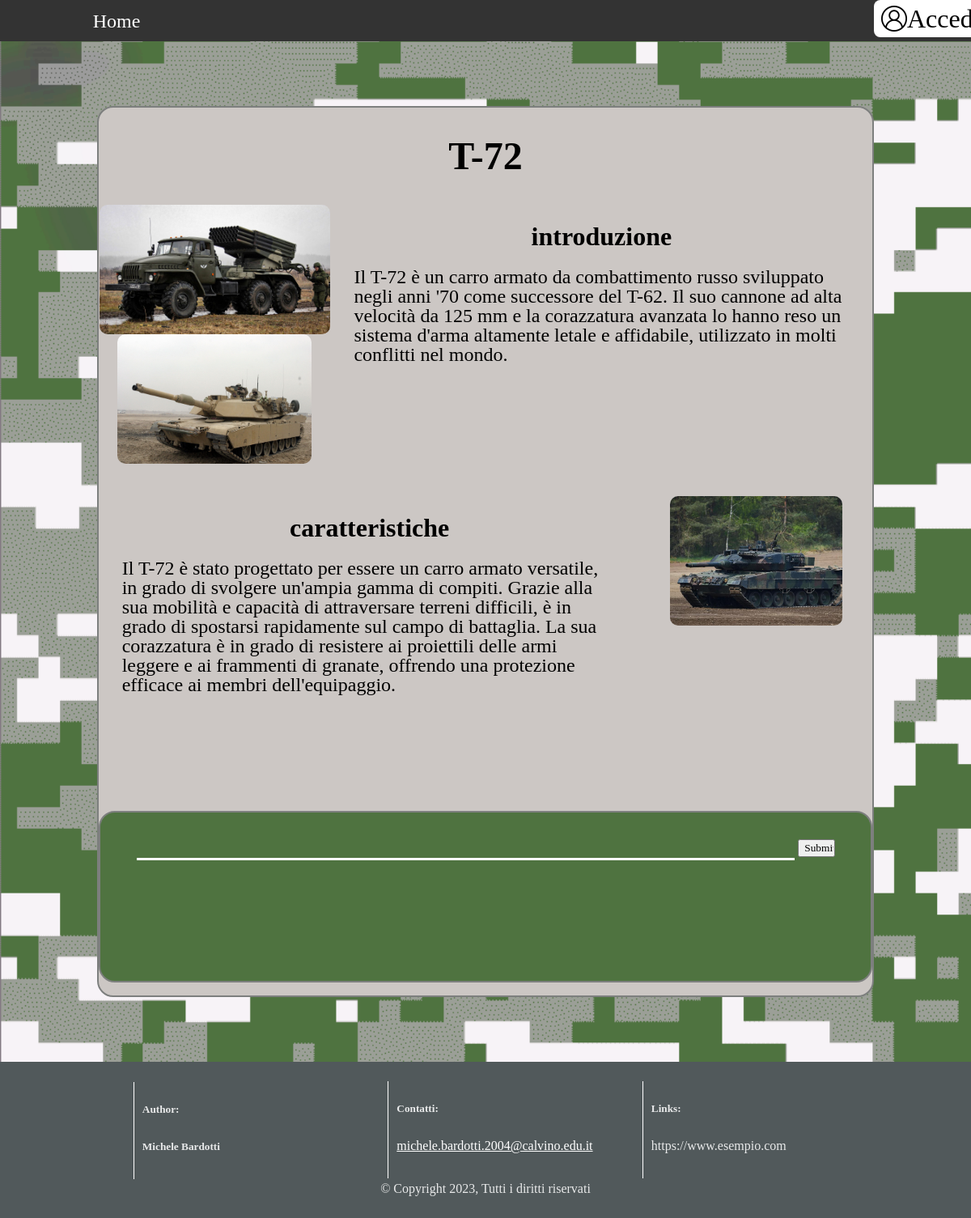
Screenshot of /articolo.php?id=6 with the database file from the repository.
### tables this page shows
CREATE TABLE articoli (
  id int(11) PRIMARY KEY NOT NULL AUTO_INCREMENT,
  titolo varchar(255) DEFAULT NULL,
  descrizione text DEFAULT NULL,
  giorno datetime DEFAULT NULL,
  logo int(11) DEFAULT -1,
  utente varchar(50) DEFAULT NULL,
  visualizzazioni int(11) DEFAULT 0,
  FOREIGN KEY (utente) REFERENCES utenti (username),
  FOREIGN KEY (logo) REFERENCES immagini (id)
);

CREATE TABLE paragrafi (
  id int(11) NOT NULL AUTO_INCREMENT,
  articolo int(11) NOT NULL,
  titolo varchar(255) DEFAULT NULL,
  contenuto text DEFAULT NULL,
  stile int DEFAULT 0,
  PRIMARY KEY (id, articolo),
  FOREIGN KEY (articolo) REFERENCES articoli (id)
);

### articolo.php (the view, shortened to what this page needs)
<?php
$id=$_GET["id"];
?>
<!DOCTYPE html>
<html lang="it">
    <head>
        <link rel="stylesheet" href="./css/common.css">
        <link rel="stylesheet" href="./css/articolo.css">
    </head>
    <body>
        <div id="root">
            <nav>
                <ul>
                    <li><a href="./index.php">Home</a></li>
                    <li id="logli">
                        <div id="loginBtn"
                        <?php
                        if(empty($_SESSION['user'])){
                        $t="window.location.replace('./login.php')";
                        echo 'onclick="'.$t.'"';
                        }
                        ?>
                        >
                            <img src="./img/account.png" alt="">
                            <?php
                            if(!empty($_SESSION['user'])){
                            echo '<p>'.$_SESSION["user"]."</p>";
                            }
                            else{
                            echo '<p>Accedi</p>';
                            }
                            ?>
                        </div>
                    </li>
                </ul>
            </nav>
            <div class="App">
                <div id='bodyArticolo'>
                    <div id='formArticolo'>
                        <article>
                            <?php
                            $pdo = new PDO("mysql:host=localhost; dbname=blog", "root", "");
                            $text = "SELECT * FROM articoli WHERE id = ?";
                            $query= $pdo->prepare($text);
                            $query->execute([$id]);
                            $articolo = $query->fetch();
                            $text = "SELECT * FROM paragrafi WHERE articolo = ?";
                            $query= $pdo->prepare($text);
                            $query->execute([$id]);
                            $paragrafi = $query->fetchAll();
                            $immagini=array();
                            $text = "SELECT nome, idParagrafo FROM immagini, immaginiDiParagrafi WHERE immagini.id = idImmagine AND idParagrafo = ? AND idArticolo = ?";
                            $query= $pdo->prepare($text);
                            foreach ($paragrafi as $value) {
                                $query->execute([$value['id'],$value['articolo']]);
                                $aus = $query->fetchAll();
                                foreach ($aus as $val) {
                                    array_push($immagini,$val);
                                }
                            }
                            ?>
                            <h3 id="h3formArticolo"><?php echo $articolo['titolo'];?></h3>
                            <?php
                            foreach ($paragrafi as $value) {
                                if($value['stile']==1){
                                    echo '<div class="notParagrafo">';
                                }
                                else{
                                    echo '<div class="paragrafo">';
                                }
                                if($immagini!=null){
                                    echo '<div class="immagini">';
                                    foreach ($immagini as $val) {
                                        if($value['id']==$val['idParagrafo']){
                                            echo '<div class="immagine"><img class="imgPar" src="./img/'.$val['nome'].'"></div>';
                                        }
                                    }
                                    echo '</div>';
                                }
                                echo '  <div id='.$value['id'].' class="paragrafoContent">
                                <h2 class="paragrafoTitle">'.$value['titolo'].'</h2>
                                <p class="paragrafoText">'.$value['contenuto'].'</p>
                                </div>';
                                echo '</div>';
                            }
                            ?>
                        </article>
                        <div id="formCommenti">
                            <form action="" onsubmit="return sendComment(this)" method="post" enctype="multipart/form-data">
                                <input id="inputCommento" type="text" name='content'></input>
                                <input id="send" type="submit">
                            </form>
                            <div id="commentZone">
                            ?></div>
                        </div>
                    </div>
                </div>
                <footer>
                    <div class="foot" id="crediti">
                        <h5>Author:</h5>
                        <h5>Michele Bardotti</h5>
                    </div>
                    <div class="foot" id="contatti">
                        <h5>Contatti:</h5><a href="mailto:michele.bardotti.2004@calvino.edu.it">michele.bardotti.2004@calvino.edu.it</a>
                    </div>
                    <div class="foot" id="links">
                        <h5>Links:</h5><a>https://www.esempio.com</a>
                    </div>
                    <div>© Copyright 2023, Tutti i diritti riservati</div>
                </footer>
            </div>
        </div>
    </body>
</html>

### css/common.css (style rules this page uses)
* { font-family: font; }
:root { font-family: font; font-size: 16px; line-height: 24px; font-weight: 400; color-scheme: light dark; color: rgba(255, 255, 255, 0.87); background-color: #242424; font-synthesis: none; text-rendering: optimizeLegibility; -webkit-font-smoothing: antialiased; -moz-osx-font-smoothing: grayscale; -webkit-text-size-adjust: 100%; }
#root { position:inherit; width: 100%; text-align: center; }
html { min-height: 100vh; }
body { place-items:initial; min-width: 320px; min-height: 100vh; margin:0; display: flex; flex-direction: column; background-image:url('../img/background1.png'); background-repeat: no-repeat; background-size: cover; }
nav { z-index: 999; position: sticky; top:0; }
ul { list-style-type: none; margin: 0; padding: 0; overflow: hidden; background-color: #333; }
li { width: 24%; float: left; }
#loginBtn { background-color: white; width: 100%; color: black; display: inline-flex; align-items: center; border-radius: 8px; border: 1px solid transparent; max-height: 4vh; padding: 0.5vw 1vh; font-size: 1em; font-weight: 500; font-family: inherit; cursor: pointer; transition: border-color 0.25s; }
#loginBtn img { max-height: 4vh; height: auto; }
#loginBtn p { text-align: center; font-size: 200%; margin:0; }
li a { font-size: 3vh; min-height: 3vh; padding: 1.7vh 1vw; display: block; color: white; text-align: center; text-decoration: none; transition: background-color 0.5s, color 0.5s; }
#logli { width: 10%; float: right; align-items: baseline; }
footer { margin-top: auto; padding: 2%; background-color: rgb(81, 89, 91); }
.foot { height: 15vh; width: 20%; display: inline-block; text-align: left; padding-left: 10px; border-left: 1px white solid; }
#crediti { margin-right: 3%; }
#contatti { margin-right: 3%; margin-left: 3%; }
#links { margin-left: 3%; }
#contatti a { color:white }

### css/articolo.css (style rules this page uses)
#bodyArticolo { color: black; width: 80%; margin-left: auto; margin-right: auto; }
#formArticolo { min-height: 60vh; margin-left: auto; margin-right: auto; margin-bottom: 10vh; margin-top: 10vh; background-color: rgb(204, 199, 196); border: solid rgb(125,127,126) 2px; border-radius: 20px; }
#formCommenti { padding: 2.5%; min-height: 20vh; max-height: 45vh; margin-left: auto; margin-right: auto; margin-bottom: 2vh; margin-top: 10vh; background-color: rgb(79, 115, 64); border: solid rgb(125,127,126) 2px; border-radius: 20px; }
#commentZone { min-height: 10vh; max-height: 35vh; overflow-y: auto; overflow-x: hidden; }
#inputCommento { padding: 0; font-size: 150%; background-color: transparent; width: 90%; height: 4vh; border: 0; border-bottom: 3px solid white; }
#send { width:5%; }
#h3formArticolo { font-size: 300%; }
.paragrafo { width: 100%; display: inline-flex; flex-wrap: wrap; margin-bottom: 5vh; }
.notParagrafo { width: 100%; display: inline-flex; flex-direction: row-reverse; flex-wrap: wrap; margin-bottom: 5vh; }
.paragrafoContent { width: 64%; padding-left: 3%; padding-right: 3%; }
.paragrafoTitle { font-size: 200%; }
.paragrafoText { text-align: start; font-size: 150%; }
.immagini { width: 30%; }
.immagine { max-width:100%; max-height: 20vh; }
.imgPar { margin-left: auto; max-width: 100%; max-height: 20vh; border-radius: 10px; }

### rows the page displays
articoli: titolo "T-72"
paragrafi: id 1 (drawn), titolo "introduzione", contenuto "Il T-72 è un carro armato da combattimento russo sviluppato negli anni '70 come successore del T-62. Il suo cannone ad alta velocità da 125 mm e la corazzatura avanzata lo hanno reso un sistema d'arma altamente letale e affidabile, utilizzato in molti conflitti nel mondo."
paragrafi: titolo "caratteristiche", contenuto "Il T-72 è stato progettato per essere un carro armato versatile, in grado di svolgere un'ampia gamma di compiti. Grazie alla sua mobilità e capacità di attraversare terreni difficili, è in grado di spostarsi rapidamente sul campo di battaglia. La sua corazzatura è in grado di resistere ai proiettili delle armi leggere e ai frammenti di granate, offrendo una protezione efficace ai membri dell'equipaggio."
